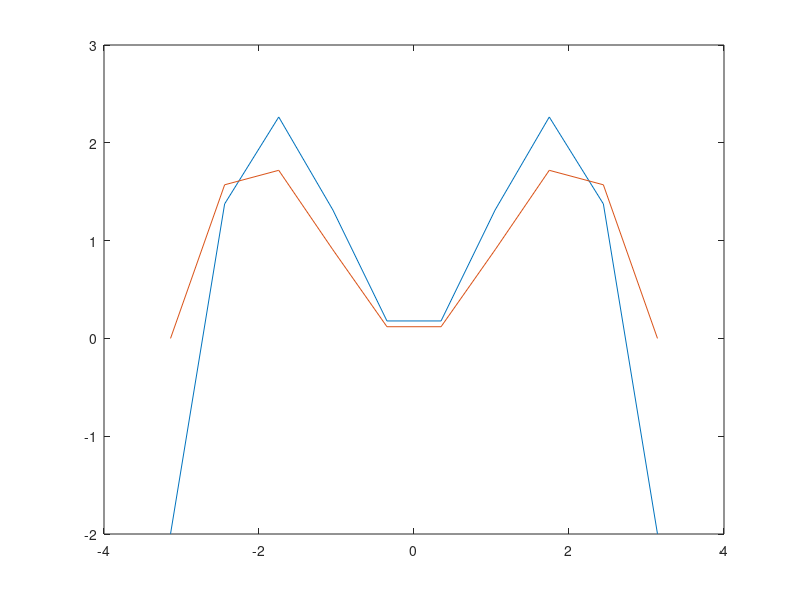

Reproduce this figure in MATLAB.
x = linspace(-pi,pi,10);

y2 = zeros(1,10);
y2 = y2 + 1
for m=2:3000
    y2 = y2 + cos(m*x) * (4) * (-1)^m / (1-m^2)
end



plot(x,y2,x,x.*sin(x))